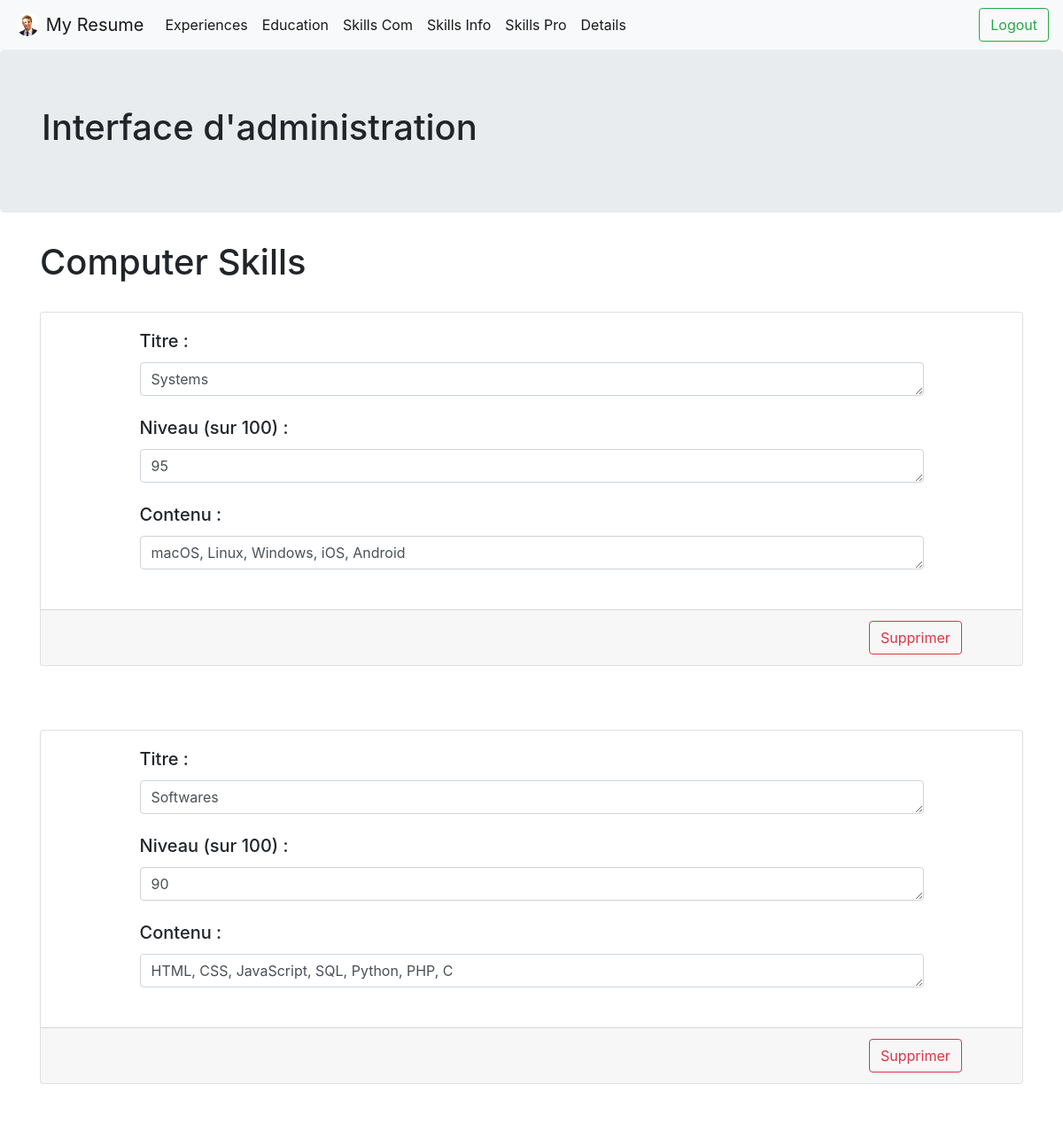
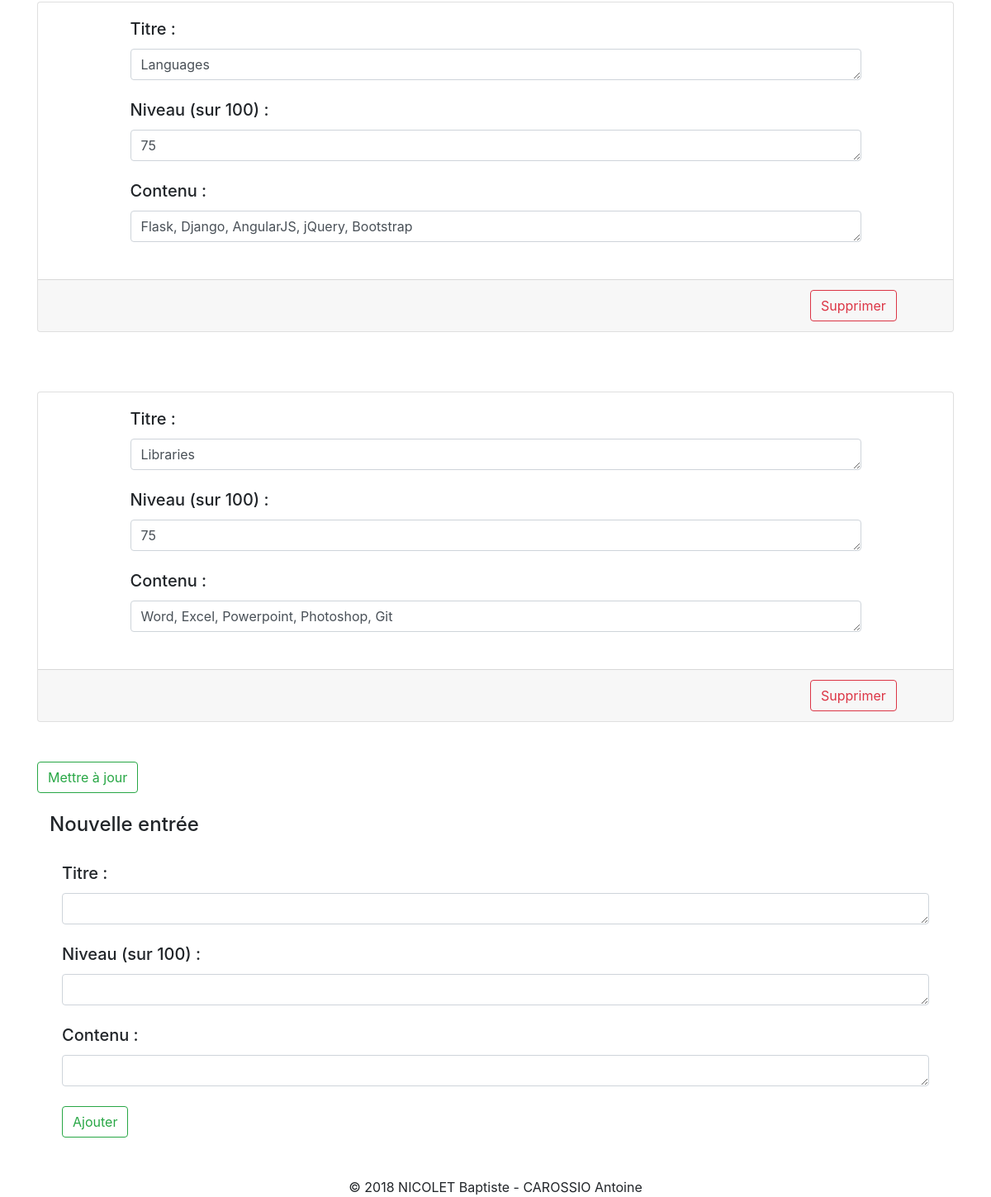
/admin/index.php?page=skills_info (signed in), run on the app's committed database (2 pictures, top to bottom).
### tables this page shows
CREATE TABLE `skills_info` (
  `id` smallint(5) UNSIGNED NOT NULL,
  `title` varchar(40) NOT NULL,
  `details` varchar(100) DEFAULT NULL,
  `percentage` smallint(5) UNSIGNED NOT NULL,
  `userid` varchar(30) NOT NULL
);

### www/admin/login.php (called while the page is built, shortened)
<?php
	function login(){
		require('../../private/db_connection.php');
		if(isset($_COOKIE['login']) and isset($_COOKIE['password'])){
			$query = "SELECT mdp FROM users WHERE login=?";
			$req=$cnx->prepare($query);
			$req->execute(array($_COOKIE['login']));
			$data = $req->fetch();
			if($data[0] == $_COOKIE['password']){
				return true;
			}else{
				return false;
			}
		}
		return false;
	}
?>

### www/admin/tables/skills.php (the view)
	<?php
if(login()){
	$ask = $cnx->query("SELECT * FROM ".$table_name." WHERE userid='".$_COOKIE['login']."'ORDER BY percentage DESC");
	while($rep = $ask->fetch()){
		echo "
		<br/>
		<div class='card' id='card".$rep['id']."'>
			<div class='card-body'>
				<div class='row'>
					<div class='col-md-1'></div>
					<div class='col-md-10' id=".$rep['id'].">
						<h5 class='card-title'>Titre : </h5>
						<textarea rows = '1' cols = '50' class='form-control mr-sm-2'  name='title'>".strip_tags($rep['title'])."</textarea><br>
						<h5 class='card-title'>Niveau (sur 100) : </h5>
						<textarea rows = '1' cols = '50' class='form-control mr-sm-2' name='percentage' >".strip_tags($rep['percentage'])."</textarea><br>
						<h5 class='card-title'>Contenu : </h5>
						<textarea rows = '1' cols = '50' class='form-control mr-sm-2' name='details'>".strip_tags($rep['details'])."</textarea><br>
					</div>
					<div class='col-md-2'></div>
				</div>
			</div>
			<div class='card-footer'>
				<div class='row'>
					<div class='col-md-10'></div>
					<div class='col-md-2'>
				    	<button id='delete".$rep['id']."' name='".$table_name."' class='btn btn-outline-danger my-2 my-sm-0' > Supprimer </button>
				    </div>
			    </div>
			</div>
		</div>
		<br/><br/>
		";
	}
	echo "<button id='update' name='".$table_name."' class='btn btn-outline-success my-2 my-sm-0'>Mettre à jour </button> <br/>";
	echo "
		<div class='container'>
		<br/>
		<h4>Nouvelle entrée</h4>
		<br/>
		<div class='col-md-12' id='-1'>
				<h5 class='card-title'>Titre : </h5>
				<textarea rows = '1' cols = '50' class='form-control mr-sm-2' name='title'></textarea><br>
				<h5 class='card-title'>Niveau (sur 100) : </h5>
				<textarea rows = '1' cols = '50' class='form-control mr-sm-2' name='percentage' ></textarea><br>
				<h5 class='card-title'>Contenu : </h5>
				<textarea rows = '1' cols = '50' class='form-control mr-sm-2' name='details'></textarea><br>
				<button class='btn btn-outline-success my-2 my-sm-0' id='add' name='".$table_name."'> Ajouter</button>
		</div>
		<br/><br/>
		</div>
		";
}else{
	header("Location: ../logout.php");
}

### data on the page
skills_info: title "Systems", percentage "95", details "macOS, Linux, Windows, iOS, Android"
skills_info: title "Softwares", percentage "90", details "HTML, CSS, JavaScript, SQL, Python, PHP, C"
skills_info: title "Languages", percentage "75", details "Flask, Django, AngularJS, jQuery, Bootstrap"
skills_info: title "Libraries", percentage "75", details "Word, Excel, Powerpoint, Photoshop, Git"
